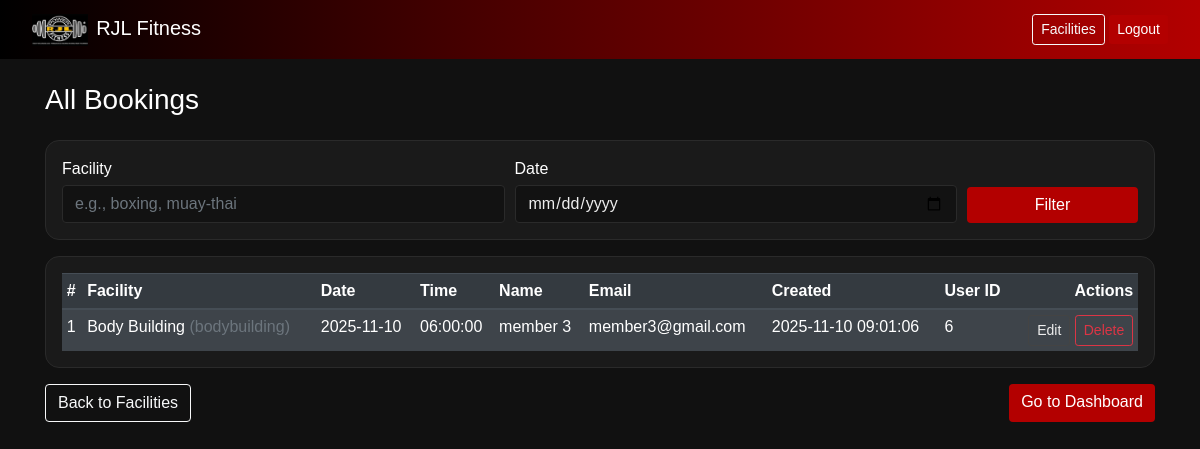
/schedules.php (signed in), run on the app's committed database.
### tables this page shows
CREATE TABLE `bookings` (
  `id` int(11) NOT NULL,
  `user_id` int(11) NOT NULL,
  `facility_slug` varchar(80) NOT NULL,
  `facility_name` varchar(120) NOT NULL,
  `date` date NOT NULL,
  `time` time NOT NULL,
  `full_name` varchar(120) NOT NULL,
  `email` varchar(120) NOT NULL,
  `notes` text DEFAULT NULL,
  `status` enum('pending','confirmed','cancelled') NOT NULL DEFAULT 'pending',
  `created_at` timestamp NOT NULL DEFAULT current_timestamp()
);

### schedules.php (the view, shortened to what this page needs)
<?php
require __DIR__ . '/db.php';
$conn->query("
  CREATE TABLE IF NOT EXISTS bookings (
    id INT AUTO_INCREMENT PRIMARY KEY,
    facility_slug VARCHAR(100) NOT NULL,
    facility_name VARCHAR(150) NOT NULL,
    date DATE NOT NULL,
    time VARCHAR(20) NOT NULL,
    full_name VARCHAR(150) NOT NULL,
    email VARCHAR(150) NOT NULL,
    notes TEXT NULL,
    user_id INT NULL,
    created_at TIMESTAMP DEFAULT CURRENT_TIMESTAMP
  ) ENGINE=InnoDB DEFAULT CHARSET=utf8mb4;
");
function clean($v){ return htmlspecialchars($v ?? '', ENT_QUOTES, 'UTF-8'); }
function is_admin_like($role){ return in_array(strtolower($role), ['staff','admin'], true); }
$role   = strtolower($_SESSION['role'] ?? 'member');
  ?>
  <?php
$isAdmin = is_admin_like($role);
$filter_fac = ''; $filter_date = '';
if ($isAdmin) {
  $filter_fac = trim($_GET['facility'] ?? '');
  $filter_date = trim($_GET['date'] ?? '');
}
$rows = [];
if ($isAdmin) {
  $sql = "SELECT id, facility_name, facility_slug, date, time, full_name, email, notes, user_id, created_at
          FROM bookings WHERE 1=1";
  $params = []; $types = '';
  $sql .= " ORDER BY created_at DESC";
  if ($types) { $st = $conn->prepare($sql); $st->bind_param($types, ...$params); $st->execute(); $res = $st->get_result(); }
  else { $res = $conn->query($sql); }
  if ($res) { $rows = $res->fetch_all(MYSQLI_ASSOC); $res->free(); }
}
?>
<!doctype html>
<html lang="en">
<head>
<link rel="stylesheet" href="https://cdn.jsdelivr.net/npm/bootstrap@4.5.2/dist/css/bootstrap.min.css">
</head>
<body>
<nav class="navbar navbar-dark">
  <a class="navbar-brand ml-3" href="home.php"><img src="photo/logo.jpg" height="32" class="mr-2" alt="">RJL Fitness</a>
  <div class="ml-auto mr-3">
    <a class="btn btn-outline-light btn-sm" href="facilities.php">Facilities</a>
    <a class="btn btn-danger btn-sm" href="logout.php">Logout</a>
  </div>
</nav>
<div class="container my-4">
  <div class="d-flex justify-content-between align-items-center mb-3">
    <h3><?= $isAdmin ? 'All Bookings' : 'My Bookings' ?></h3>
  </div>
  <?php if ($isAdmin): ?>
    <form method="get" class="card p-3 mb-3 filter-bar">
      <div class="form-row">
        <div class="col-md-5">
          <label class="mb-1">Facility</label>
          <input class="form-control" name="facility" value="<?= clean($filter_fac) ?>" placeholder="e.g., boxing, muay-thai">
        </div>
        <div class="col-md-5">
          <label class="mb-1">Date</label>
          <input type="date" class="form-control" name="date" value="<?= clean($filter_date) ?>">
        </div>
        <div class="col-md-2 d-flex align-items-end">
          <button class="btn btn-danger btn-block">Filter</button>
        </div>
      </div>
    </form>
  <?php endif; ?>
  <div class="card p-3">
    <?php if (!$rows): ?>
      <div class="alert alert-secondary mb-0">No bookings found.</div>
    <?php else: ?>
      <div class="table-responsive">
        <table class="table table-dark table-striped table-hover table-sm mb-0">
          <thead>
            <tr>
              <th>#</th>
              <th>Facility</th>
              <th>Date</th>
              <th>Time</th>
              <?php if ($isAdmin): ?><th>Name</th><th>Email</th><?php endif; ?>
              <th>Created</th>
              <?php if ($isAdmin): ?><th>User ID</th><?php endif; ?>
              <th class="text-right">Actions</th>
            </tr>
          </thead>
          <tbody>
            <?php foreach ($rows as $r): ?>
              <tr>
                <td><?= (int)$r['id'] ?></td>
                <td><?= clean($r['facility_name']) ?> <span class="text-muted">(<?= clean($r['facility_slug']) ?>)</span></td>
                <td><?= clean($r['date']) ?></td>
                <td><?= clean($r['time']) ?></td>
                <?php if ($isAdmin): ?>
                  <td><?= clean($r['full_name']) ?></td>
                  <td><?= clean($r['email']) ?></td>
                <?php endif; ?>
                <td><?= clean($r['created_at']) ?></td>
                <?php if ($isAdmin): ?>
                  <td><?= $r['user_id'] !== null ? (int)$r['user_id'] : '—' ?></td>
                <?php endif; ?>
                <td class="text-right actions">
                  <a class="btn btn-ghost btn-sm" href="schedules.php?action=edit&id=<?= (int)$r['id'] ?>">Edit</a>
                  <form method="post" action="schedules.php?action=delete&id=<?= (int)$r['id'] ?>" onsubmit="return confirm('Delete booking #<?= (int)$r['id'] ?>?');">
                    <button class="btn btn-outline-danger btn-sm">Delete</button>
                  </form>
                </td>
              </tr>
            <?php endforeach; ?>
          </tbody>
        </table>
      </div>
    <?php endif; ?>
  </div>
  <div class="mt-3 d-flex justify-content-between">
    <a class="btn btn-outline-light" href="facilities.php">Back to Facilities</a>
    <a class="btn btn-danger" href="home.php">Go to Dashboard</a>
  </div>
</div>
</body>
</html>

### schedules.php (style rules this page uses)
body { background:#111;color:#fff;font-family:'Poppins',sans-serif }
.navbar { background:linear-gradient(90deg,#000,#b30000) }
.card { background:#1a1a1a;border:1px solid #2a2a2a;border-radius:14px }
.btn-danger { background:#b30000;border:none }
.btn-ghost { background:transparent;border:1px solid #444;color:#eee }
a,a:hover { color:#fff }
.filter-bar .form-control { background:#121212;border:1px solid #2a2a2a;color:#eee }
.actions { white-space:nowrap }
.actions form { display:inline }

### data on the page
bookings: id "1", facility_name "Body Building", facility_slug "bodybuilding", date "2025-11-10", time "06:00:00", full_name "member 3", email "member3@gmail.com", created_at "2025-11-10 09:01:06", user "6"
